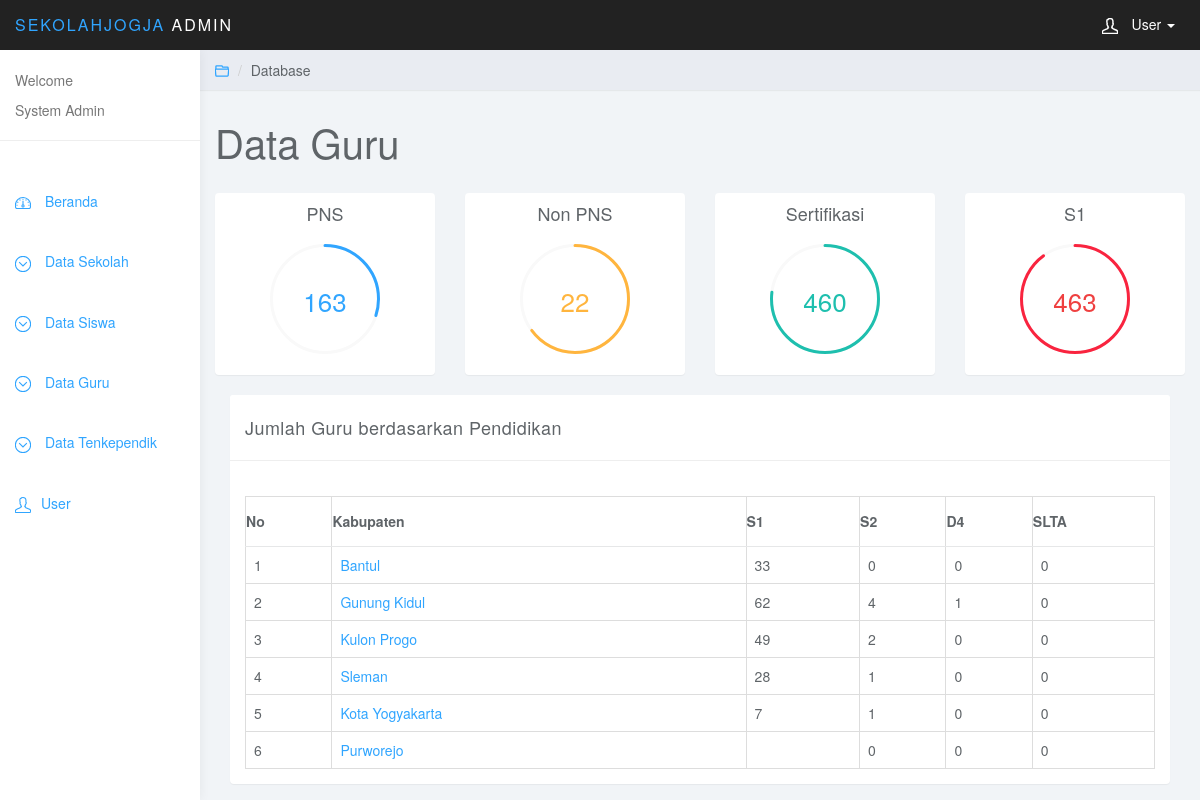
Screenshot of /index.php/admin/guru_kab_pen with the database file from the repository.
### tables this page shows
CREATE TABLE `kabupaten` (
  `id` int(11) NOT NULL,
  `kabupaten` varchar(20) NOT NULL,
  `id_provinsi` int(11) DEFAULT NULL
);

### application/controllers/admin.php (called while the page is built, shortened)
<?php
class admin extends CI_Controller {
    function __construct() {
        $this->load->model('madmin');
        $this->load->model('m_public');
        $this->load->helper('url');
        $this->load->library('lib_new');
    }
    function guru_kab_pen(){
        $this->load->view('head_user');
        $data['jmlgpns'] = $this->madmin->jmlg_pns();
        $data['jmlgnpns'] = $this->madmin->jmlg_npns();
        $data['jmlstf'] = $this->madmin->jml_stf();
        $data['jmls1'] = $this->madmin->jml_s1();
        $data['kab'] = $this->madmin->kab();
        $data['s1'] = $this->madmin->gr_kab_pen('S1');
        $data['s2'] = $this->madmin->gr_kab_pen('S2');
        $data['d4'] = $this->madmin->gr_kab_pen('D4');
        $data['slta'] = $this->madmin->gr_kab_pen('SLTA');
        $this->load->view('admin/kab_pen_gr', $data);
        $this->load->view('foot_user');
    }
}
?>

### index.php (called while the page is built, shortened)
<?php
require_once BASEPATH.'core/CodeIgniter.php';

### application/models/madmin.php (called while the page is built, shortened)
<?php
class Madmin extends CI_Model{
    function jmlg_pns()
    {
        $sql="SELECT COUNT(sts_pegawai) as stspns FROM data_guru WHERE sts_pegawai= 'PNS DPK' OR 'PNS' OR 'PNS (Guru' OR 'PNS Diperb' OR 'PNS Namaba' OR 'PNS/DPK' OR 'PNS Sekola' OR 'PNS Depag' OR 'PNS nota t'";
        $data = $this->db->query($sql)->result_array();
        return $data;
    }
    function jmlg_npns()
    {
        $sql="SELECT COUNT(sts_pegawai) as stsnpns FROM data_guru WHERE sts_pegawai='GTT'";
        $data = $this->db->query($sql)->result_array();
        return $data;
    }
    function jml_stf()
    {
        $sql="SELECT COUNT(sertifikasi_guru) as stfguru FROM data_guru WHERE sertifikasi_guru='Sudah'";
        $data = $this->db->query($sql)->result_array();
        return $data;
    }
    function jml_s1()
    {
        $sql="SELECT COUNT(pendidikan) as jmlgs1 FROM data_guru WHERE pendidikan='S1'";
        $data = $this->db->query($sql)->result_array();
        return $data;
    }
    function kab()
    {
        $sql="select * from kabupaten";
        $data =  $this->db->query($sql)->result_array();
        return $data;
    }
    function gr_kab_pen($a)
    {
        $sql="SELECT k.id as id,COUNT(g.nama_guru) as jumlah FROM data_guru as g RIGHT JOIN profil as p ON p.npsn = g.npsn RIGHT JOIN kabupaten as k ON p.kab = k.id WHERE g.pendidikan = '$a' GROUP BY p.kab";
        $data =  $this->db->query($sql)->result_array();
        return $data;
    }
}
?>

### application/views/admin/kab_pen_gr.php (the view, shortened to what this page needs)
<div class="col-sm-9 col-sm-offset-3 col-lg-10 col-lg-offset-2 main">
		<div class="row">
			<ol class="breadcrumb">
				<li><a href="#"><svg class="glyph stroked open folder"><use xlink:href="#stroked-open-folder"/></svg></a></li>
				<li>Database</li>
			</ol>
		</div>
		<div class="row">
			<div class="col-lg-12">
				<h1 class="page-header">Data Guru</h1>
			</div>
		</div>
		<div class="row">
			<div class="col-xs-6 col-md-3">
				<div class="panel panel-default">
					<div class="panel-body easypiechart-panel">
						<h4>PNS</h4>
						<div class="easypiechart" id="easypiechart-blue" data-percent="30" ><span class="percent"><?php echo $jmlgpns[0]['stspns']?></span>
						</div>
					</div>
				</div>
			</div>
			<div class="col-xs-6 col-md-3">
				<div class="panel panel-default">
					<div class="panel-body easypiechart-panel">
						<h4>Non PNS</h4>
						<div class="easypiechart" id="easypiechart-orange" data-percent="65" ><span class="percent"><?php echo $jmlgnpns[0]['stsnpns']?></span>
						</div>
					</div>
				</div>
			</div>
			<div class="col-xs-6 col-md-3">
				<div class="panel panel-default">
					<div class="panel-body easypiechart-panel">
						<h4>Sertifikasi</h4>
						<div class="easypiechart" id="easypiechart-teal" data-percent="77" ><span class="percent"><?php echo $jmlstf[0]['stfguru']?></span>
						</div>
					</div>
				</div>
			</div>
			<div class="col-xs-6 col-md-3">
				<div class="panel panel-default">
					<div class="panel-body easypiechart-panel">
						<h4>S1</h4>
						<div class="easypiechart" id="easypiechart-red" data-percent="90" ><span class="percent"><?php echo $jmls1[0]['jmlgs1']?></span>
						</div>
					</div>
				</div>
			</div>
		</div>
		<div class="col-md-12">
				<div class="panel panel-default">
					<div class="panel-heading">Jumlah Guru berdasarkan Pendidikan</div>
					<div class="panel-body">
							<br>
						<table class="table table-bordered">
						    <thead>
						    <tr align="center">
						    	<th > No</th>
						        <th >Kabupaten</th>
						        <th >S1</th>
						        <th >S2</th>
						        <th >D4</th>
						        <th >SLTA</th>
						    </tr>
						    </thead>
						    <tbody>
						    	<?php
			            	$x=0;
			                foreach ($kab as $a)
			                    {
			                    ?>
				            <tr>
				                <td><?php echo $a['id'];?></td>
				                <td><?php echo anchor('admin/guru_kec_pen/'.$a['id'],$a['kabupaten']);?></td>
				                <td><?php echo $s1[$x]['jumlah'];?></td>
				                <td>
				                <?php
				                $coba=0;
				                foreach ($s2 as $s) {
				                	if($a['id']==$s['id'])
				                	{
				                        echo $s['jumlah'];
				                	$coba++;
				                	}
				                }
				                if($coba==0)
				                {
				                	    echo '0';
				                }
				                 ?>
				                 </td>
				                <td>
				                <?php
				                $coba=0;
				                foreach ($d4 as $s) {
				                	if($a['id']==$s['id'])
				                	{
				                        echo $s['jumlah'];
				                	$coba++;
				                	}
				                }
				                if($coba==0)
				                {
				                	    echo '0';
				                }
				                 ?>
				                 </td>
				                <td>
				                <?php
				                $coba=0;
				                if($coba==0)
				                {
				                	    echo '0';
				                }
				                 ?>
				                 </td>
				                <?php
				                $x++;
				                    }
				                ?>
						    </tbody>
						</table>
					</div>
				</div>
			</div>
	</div>

### assets/css/styles.css (style rules this page uses)
body { background: #f1f4f7; padding-top: 50px; color: #5f6468; }
a, a:hover, a:focus { color: #30a5ff; }
h1, h2, h3, h4, h5, h6 { color: #5f6468; }
h1 { font-weight: 300; font-size: 40px; }
h3, h4 { font-weight: 300; }
.panel { border: 0; }
.panel-heading { font-size: 18px; font-weight: 300; letter-spacing: 0.025em; height: 66px; line-height: 45px; }
.panel-default .panel-heading { background: #fff; border-bottom: 1px solid #eee; color: #5f6468; }
.breadcrumb { border-radius: 0; padding: 10px 15px; background: #e9ecf2; box-shadow: 0 1px 1px rgba(0, 0, 0, .05); margin: 0 ; }
h1.page-header { margin-top: 30px; border-bottom: 0; }
.easypiechart-panel { text-align: center; padding: 1px 0; margin-bottom: 20px; }
.easypiechart { position: relative; text-align: center; width: 120px; height: 120px; margin: 20px auto 10px auto; }
.easypiechart .percent { display: block; position: absolute; font-size: 26px; top: 38px; width: 120px; }
#easypiechart-blue .percent { color: #30a5ff; }
#easypiechart-teal .percent { color: #1ebfae; }
#easypiechart-orange .percent { color: #ffb53e; }
#easypiechart-red .percent { color: #ef4040; }
.table { background: #fff; }
.table>thead>tr>th { border-bottom: 1px solid #e6e7e8; vertical-align: middle; height: 50px; }
.breadcrumb .glyph { height: 14px; width: 14px; margin: -2px 0 0 0; stroke-width: 4px; }

### rows the page displays
kabupaten: id "1", id+kabupaten "Bantul", jumlah "33", shows "0"
kabupaten: id "2", id+kabupaten "Gunung Kidul", jumlah "62", jumlah "4", jumlah "1"
kabupaten: id "3", id+kabupaten "Kulon Progo", jumlah "49", jumlah "2", shows "0"
kabupaten: id "4", id+kabupaten "Sleman", jumlah "28", jumlah "1", shows "0"
kabupaten: id "5", id+kabupaten "Kota Yogyakarta", jumlah "7", jumlah "1", shows "0"
kabupaten: id "6", id+kabupaten "Purworejo", shows "0"

### other values shown
$jmlgpns[0]['stspns'] "163"
$jmlgnpns[0]['stsnpns'] "22"
$jmlstf[0]['stfguru'] "460"
$jmls1[0]['jmlgs1'] "463"
